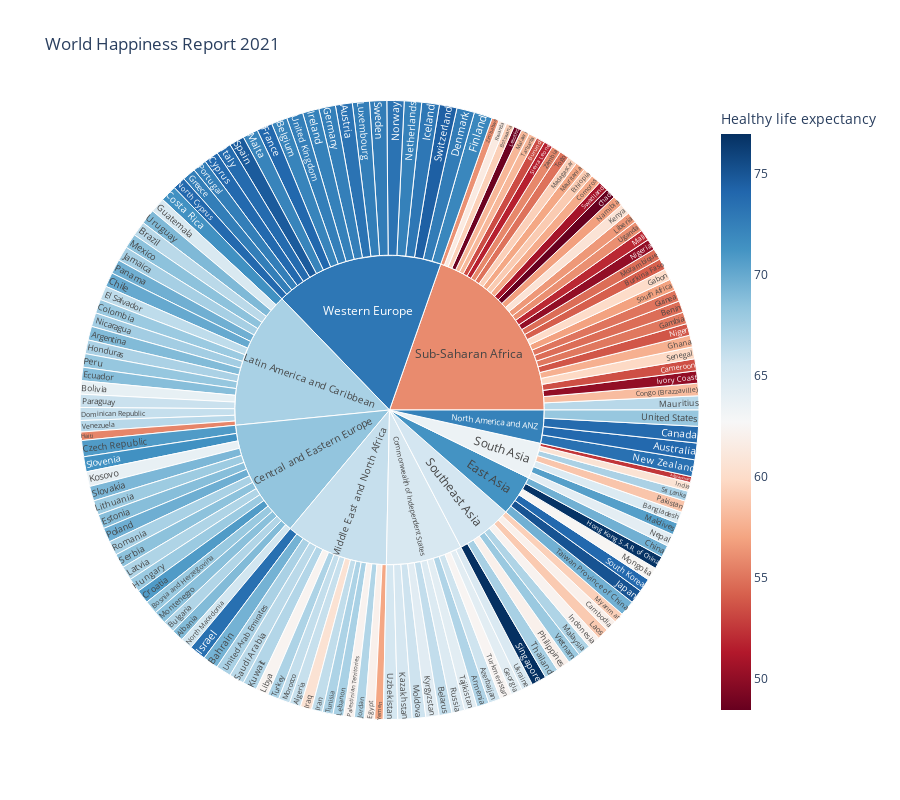

Notebook code cell kept with this figure:
### Code cell
fig = px.sunburst(
    happiness_report_2021,
    path = ['Regional indicator', 'Country name'],
    values='Ladder score',
    title='World Happiness Report 2021',
    color='Healthy life expectancy',
    color_continuous_scale='RdBu',
    width=900, 
    height=800
)

fig.show()

### Figure 1 — Plotly figure (JSON) as saved in the notebook; plotly's stock layout.template omitted (floating-point values rounded to 4 significant figures; data arrays with more than 128 entries replaced by an {"elided": "..."} marker saying what was removed)
{"data": [{"branchvalues": "total", "customdata": {"elided": "159x1 float values"}, "domain": {"x": [0, 1], "y": [0, 1]}, "hovertemplate": "labels=%{label}<br>Ladder score=%{value}<br>parent=%{parent}<br>id=%{id}<br>Healthy life expectancy=%{color}<extra></extra>", "ids": {"elided": "159 str values"}, "labels": {"elided": "159 str values"}, "marker": {"coloraxis": "coloraxis", "colors": {"elided": "159 float values"}}, "name": "", "parents": {"elided": "159 str values"}, "type": "sunburst", "values": {"elided": "159 float values"}}], "layout": {"coloraxis": {"colorbar": {"title": {"text": "Healthy life expectancy"}}, "colorscale": [[0, "rgb(103,0,31)"], [0.1, "rgb(178,24,43)"], [0.2, "rgb(214,96,77)"], [0.3, "rgb(244,165,130)"], [0.4, "rgb(253,219,199)"], [0.5, "rgb(247,247,247)"], [0.6, "rgb(209,229,240)"], [0.7, "rgb(146,197,222)"], [0.8, "rgb(67,147,195)"], [0.9, "rgb(33,102,172)"], [1, "rgb(5,48,97)"]]}, "height": 800, "legend": {"tracegroupgap": 0}, "title": {"text": "World Happiness Report 2021"}, "width": 900}}
